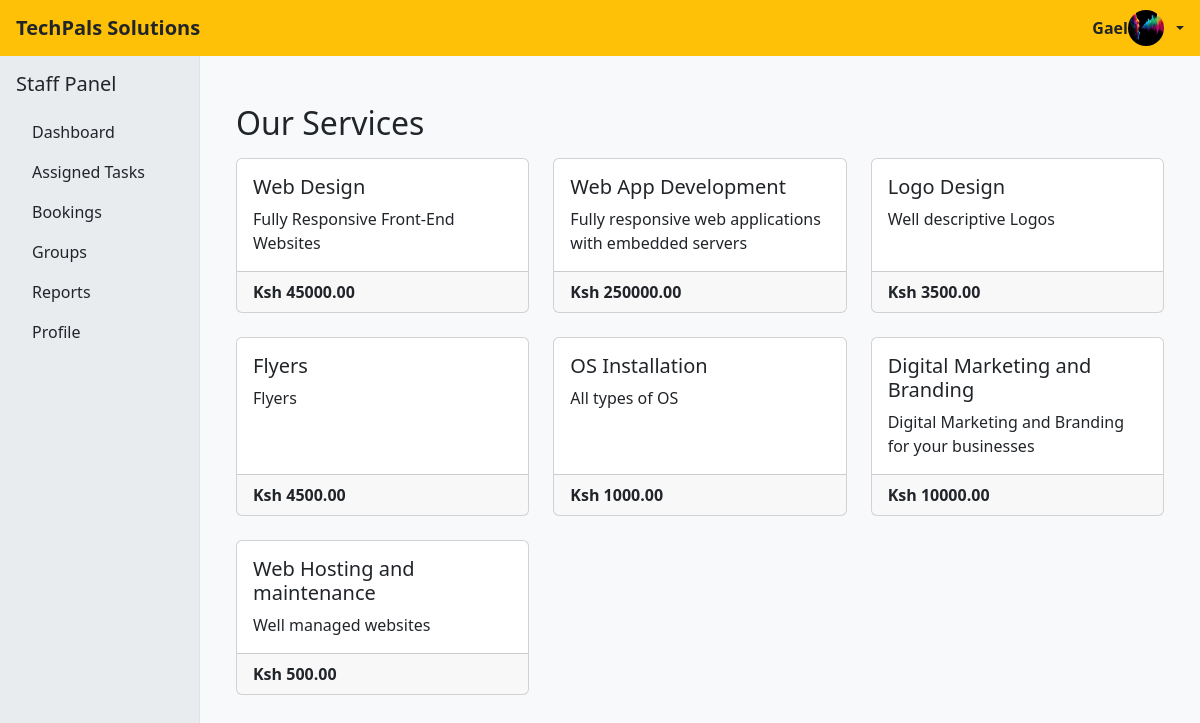
Page /services/ (signed in) on the committed database.
### TechPalsApp/models.py (models this page shows, shortened)
class Profile(models.Model):
    user = models.OneToOneField(User, on_delete=models.CASCADE)
    image = models.ImageField(upload_to='profile_pics/', default='default.jpg')
    tech_stack = models.CharField(max_length=100, blank=True, null=True)

class Service(models.Model):
    service_name = models.CharField(max_length=100)
    service_description = models.TextField()
    service_price = models.DecimalField(max_digits=10, decimal_places=2)

### TechPalsApp/views.py (the view)
# urls.py: path('services/', views.services, name='service-list'),
def services(request):
    services = Service.objects.all()
    user = request.user
    if user.is_authenticated and user.is_superuser:
        base_template = 'base_admin.html'
    elif user.is_authenticated and user.is_staff:
        base_template = 'base_staff.html'
    elif user.is_authenticated and not user.is_staff:
        base_template = 'base_user.html'
    else:
        base_template = 'base.html'
    return render(request, 'services.html', {
        'services': services,
        'base_template': base_template,
        'user': user
    })

### TechPalsApp/templates/services.html (shortened to what this page needs)
{% extends base_template %}
{% block content %}
<div class="container mt-4">
    <h2 class="mb-3">Our Services</h2>
    {% if user.is_authenticated and user.is_superuser %}
        <a href="{% url 'add-service' %}" class="btn btn-primary mb-3">Add New Service</a>
        <table class="table table-striped table-bordered">
            <thead class="table-light">
                <tr>
                    <th>#</th>
                    <th>Service Name</th>
                    <th>Description</th>
                    <th>Price</th>
                    <th>Actions</th>
                </tr>
            </thead>
            <tbody>
                {% for service in services %}
                    <tr>
                        <td>{{ forloop.counter }}</td>
                        <td>{{ service.service_name }}</td>
                        <td>{{ service.service_description }}</td>
                        <td>Ksh {{ service.service_price }}</td>
                        <td>
                            <a href="{% url 'update-service' service.id %}" class="btn btn-sm btn-warning">Edit</a>
                            <a href="{% url 'delete-service' service.id %}" class="btn btn-sm btn-danger" onclick="return confirm('Are you sure you want to delete this service?');">Delete</a>
                        </td>
                    </tr>
                {% empty %}
                    <tr>
                        <td colspan="5" class="text-center">No services available.</td>
                    </tr>
                {% endfor %}
            </tbody>
        </table>
    {% else %}
        {% if services %}
            <div class="row">
                {% for service in services %}
                    <div class="col-md-4 mb-4">
                        <div class="card h-100">
                            <div class="card-body">
                                <h5 class="card-title">{{ service.service_name }}</h5>
                                <p class="card-text">{{ service.service_description }}</p>
                            </div>
                            <div class="card-footer">
                                <strong>Ksh {{ service.service_price }}</strong>
                            </div>
                        </div>
                    </div>
                {% endfor %}
            </div>
        {% else %}
            <p class="text-center">No services available.</p>
        {% endif %}
    {% endif %}
</div>
{% endblock %}

### TechPalsApp/templates/base_staff.html (shortened to what this page needs)
{% load static %}
<!DOCTYPE html>
<html lang="en">
<head>
    <link rel="stylesheet" href="https://cdn.jsdelivr.net/npm/bootstrap-icons@1.10.5/font/bootstrap-icons.css">
    <link href="https://cdn.jsdelivr.net/npm/bootstrap@5.3.2/dist/css/bootstrap.min.css" rel="stylesheet" />
    <link href="https://cdn.jsdelivr.net/npm/bootstrap-icons@1.11.1/font/bootstrap-icons.css" rel="stylesheet" />
</head>
<body class="bg-light">
<nav class="navbar navbar-dark bg-warning sticky-top px-3" style="height: 56px;">
    <a class="navbar-brand text-dark" href="#"><strong>TechPals Solutions</strong></a>
    <div class="dropdown ms-auto">
        <a href="#" class="d-flex align-items-center text-dark fw-bolder text-decoration-none dropdown-toggle fw-bolder" id="userDropdown" data-bs-toggle="dropdown" aria-expanded="false">
            {{ request.user.username }}
            <img src="{% if request.user.profile.image %}{{ request.user.profile.image.url }}{% else %}{% static 'default-profile.png' %}{% endif %}"
                alt="Profile Image"
                width="36" height="36"
                class="rounded-circle me-2" />
        </a>
    </div>
</nav>
<nav class="d-none d-md-block bg-body-secondary text-dark p-3 position-fixed vh-100 overflow-auto border-end"
     style="top: 56px; width: 16.6667%; z-index: 1030;">
    <h5 class="mb-3">Staff Panel</h5>
    <ul class="nav flex-column">
        <li class="nav-item"><a class="nav-link text-dark" href="{% url 'staff-dashboard' %}">Dashboard</a></li>
        <li class="nav-item">
            <a class="nav-link text-dark" href="{% url 'task-list' %}">Assigned Tasks</a>
        </li>
        <li class="nav-item"><a class="nav-link text-dark" href="{% url 'booking-list' %}">Bookings</a></li>
        <li class="nav-item">
            <a class="nav-link text-dark" href="{% url 'group-list' %}"> Groups</a>
        </li>
        <li class="nav-item"><a class="nav-link text-dark" href="#">Reports</a></li>
        <li class="nav-item"><a class="nav-link text-dark" href="#">Profile</a></li>
    </ul>
</nav>
<main class="col-md-9 ms-sm-auto col-lg-10 px-md-4 py-4" style="margin-left: 16.6667%;">
    {% block content %}{% endblock %}
</main>
</body>
</html>

### rows in the picture
Service: service_name "Web Design", service_description "Fully Responsive Front-End Websites", service_price "45000.00"
Service: service_name "Web App Development", service_description "Fully responsive web applications with embedded servers", service_price "250000.00"
Service: service_name "Logo Design", service_description "Well descriptive Logos", service_price "3500.00"
Service: service_name "Flyers", service_description "Flyers", service_price "4500.00"
Service: service_name "OS Installation", service_description "All types of OS", service_price "1000.00"
Service: service_name "Digital Marketing and Branding", service_description "Digital Marketing and Branding for your businesses", service_price "10000.00"
Service: service_name "Web Hosting and maintenance", service_description "Well managed websites", service_price "500.00"

### other values in the picture
{{ request.user.username }} "Gael"
